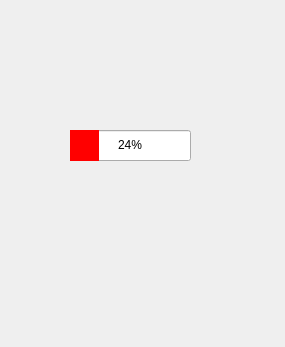
<?xml version="1.0" encoding="UTF-8"?>
<ui version="4.0">
 <class>Widget</class>
 <widget class="QWidget" name="Widget">
  <property name="geometry">
   <rect>
    <x>0</x>
    <y>0</y>
    <width>285</width>
    <height>347</height>
   </rect>
  </property>
  <property name="windowTitle">
   <string>Widget</string>
  </property>
  <widget class="QProgressBar" name="progressBar">
   <property name="geometry">
    <rect>
     <x>70</x>
     <y>130</y>
     <width>121</width>
     <height>31</height>
    </rect>
   </property>
   <property name="styleSheet">
    <string notr="true">QProgressBar::chunk {background-color:red;}</string>
   </property>
   <property name="value">
    <number>24</number>
   </property>
   <property name="alignment">
    <set>Qt::AlignCenter</set>
   </property>
  </widget>
 </widget>
 <resources/>
 <connections/>
</ui>
